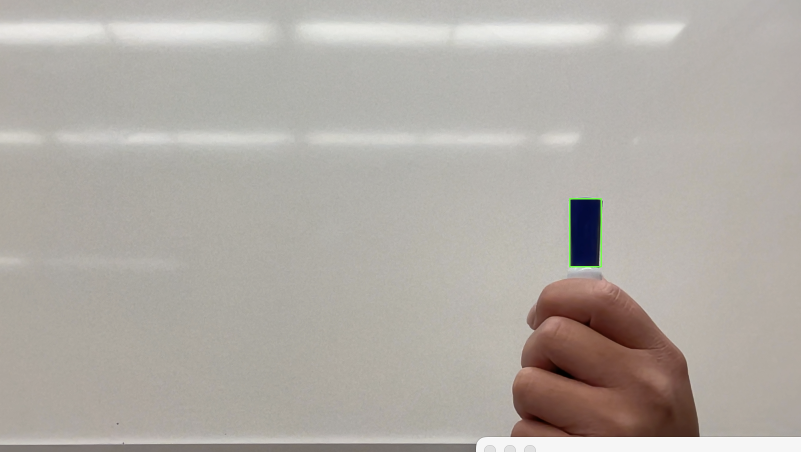
#> input picture lab1/images/task4_1_bounding_box.png, 1602 x 904 px, given in place of the camera (shown at 1/2 size)
$ python task4.py
#> lines starting #> are read from the running program, lines starting #| are printed output that depends on the picture; after the words box and inside, x2 and y2 are one past the last pixel; in counts of white or black regions, pixels touching at a corner belong together
'''
This code below utilizes code from the following sources:
    - opencv
    - https://code.likeagirl.io/finding-dominant-colour-on-an-image-b4e075f98097
        - changed number of clusters
'''


import numpy as np
import cv2 as cv
from matplotlib import pyplot as plt
from sklearn.cluster import KMeans

# possible color choices: cv.COLOR_BGR2GRAY, cv.COLOR_BGR2HSV, cv.COLOR_BGR2RGB

def task4_1():
    cap = cv.VideoCapture(0)
    while(1):
        # Take each frame
        _, frame = cap.read()

        # Convert BGR to wanted color
        converted_frame = cv.cvtColor(frame, cv.COLOR_BGR2HSV)

        # define range of green color in HSV
        # green = 60, blue = 120
        green, blue = 60,120
        sensitivity = 10
        selected = blue
        lower_blue = np.array([selected-sensitivity, 100, 0])
        upper_blue = np.array([selected+sensitivity, 255, 255])

        # Threshold the HSV image to get only selected colors
        # mask is already in threshold form
        mask = cv.inRange(converted_frame, lower_blue, upper_blue)

        # find contours
        contours, hierarchy = cv.findContours(mask, cv.RETR_EXTERNAL, cv.CHAIN_APPROX_SIMPLE)

        # create bounding box
        if (len(contours) > 0):
            cnt = contours[0]
            x, y, w, h = cv.boundingRect(cnt)
            cv.rectangle(frame, (x, y), (x+w, y+h), (0,255,0), 2)

        # Bitwise-AND mask and original image
        #res = cv.bitwise_and(frame,frame, mask=mask)
        cv.imshow('frame', frame)
        cv.imshow('mask', mask)
        #cv.imshow('res',res)
        k = cv.waitKey(5) & 0xFF
        if k == 27:
            break
    cv.destroyAllWindows()

def task4_4():
    def find_histogram(clt):
        """
        create a histogram with k clusters
        :param: clt
        :return:hist
        """
        numLabels = np.arange(0, len(np.unique(clt.labels_)) + 1)
        (hist, _) = np.histogram(clt.labels_, bins=numLabels)

        hist = hist.astype("float")
        hist /= hist.sum()

        return hist

    def plot_colors2(hist, centroids):
        bar = np.zeros((50, 300, 3), dtype="uint8")
        startX = 0

        for (percent, color) in zip(hist, centroids):
            # plot the relative percentage of each cluster
            endX = startX + (percent * 300)
            cv.rectangle(bar, (int(startX), 0), (int(endX), 50),
                        color.astype("uint8").tolist(), -1)
            startX = endX

        # return the bar chart
        return bar

    cap = cv.VideoCapture(0)
    x_start, x_end, y_start, y_end = 850, 1050, 450, 650
    start_point, end_point, thickness = (x_start, y_start), (x_end, y_end), 4
    red, green, blue = 0, 0, 0
    while(1):
        # Take each frame
        _, frame = cap.read()
#> frame is the input picture: shape (904, 1602, 3); mean B, G, R 165.2, 171.5, 176.9

        # Convert BGR to wanted color
        converted_frame = cv.cvtColor(frame, cv.COLOR_BGR2RGB)
        cv.rectangle(frame, start_point, end_point, (red, green, blue), 2)
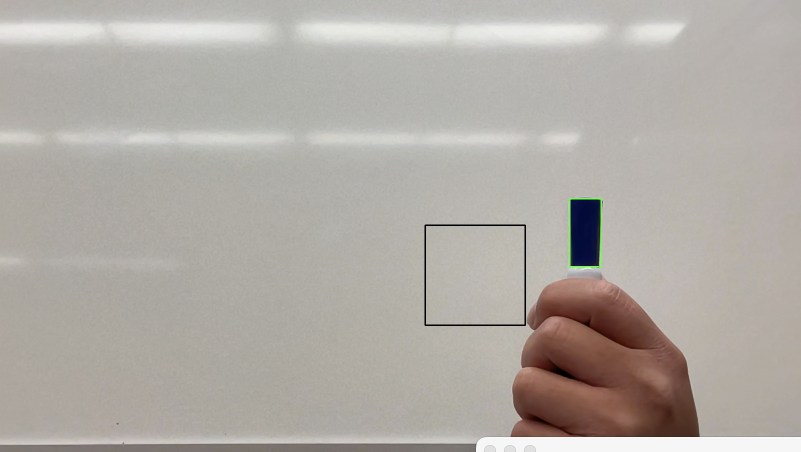
#> frame: shape (904, 1602, 3) (shown at 1/2 size); 0.17% of pixels changed, all inside (x1, y1, x2, y2) = (849, 449, 1052, 652)
        crop_frame = converted_frame[y_start:y_end, x_start:x_end]
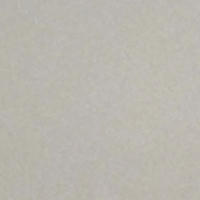
#> crop_frame: shape (200, 200, 3); mean R, G, B 186.3, 183, 175.2
        # reshape image
        #reshaped_frame = converted_frame.reshape((frame.shape[0]*frame.shape[1],3))
        reshaped_frame = crop_frame.reshape((crop_frame.shape[0]*crop_frame.shape[1],3))

        # create ML algorithm
        clt = KMeans(n_clusters=1)
        clt.fit(reshaped_frame)

        cv.imshow('frame', frame)
        cv.imshow('crop', crop_frame)
        hist = find_histogram(clt)
        bar = plot_colors2(hist, clt.cluster_centers_)
#> after the loop in plot_colors2, `for (percent, color) in zip(hist, centroids):`:
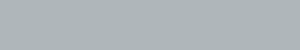
#> bar: shape (50, 300, 3); mean of channels 0, 1, 2 186, 182, 175; drawn as B, G, R

        # clt.cluster_centers_[0] should be our color

        plt.axis("off")
        plt.imshow(bar)
        plt.show()

        k = cv.waitKey(5) & 0xFF
#> (key Esc is pressed here)
        if k == 27:
            break
    cv.destroyAllWindows()

def main():
    task4_4()


if __name__ == '__main__':
    main()
